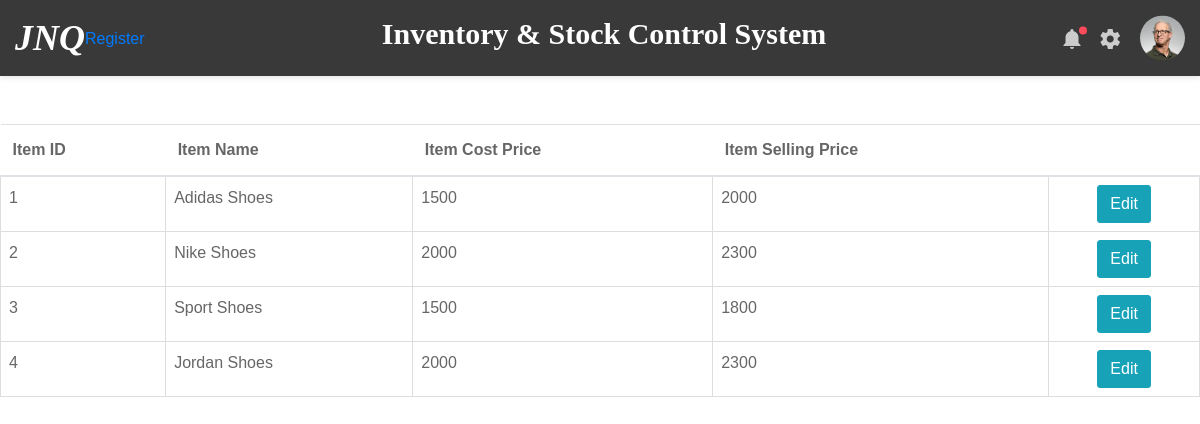
The app's page /view_items, older data.
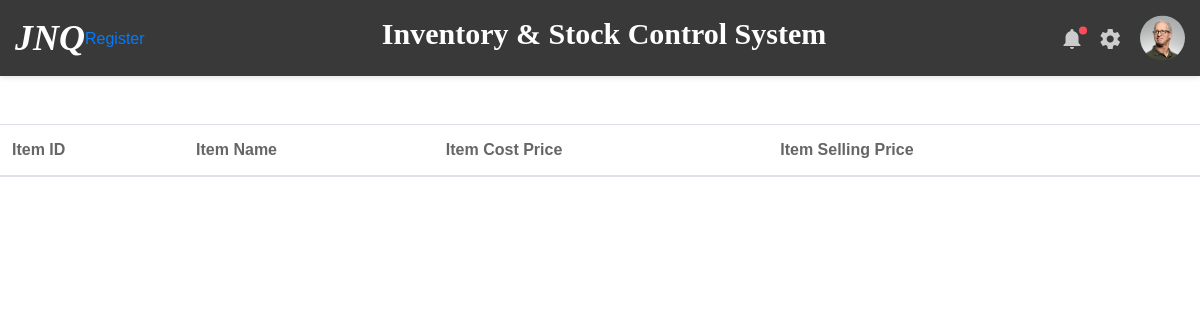
The same page, newer data.
### inventory/models.py (models this page shows)
class Item(db.Model):
    id = db.Column(db.Integer, primary_key=True)
    item_name = db.Column(db.String(100), nullable=False)
    item_cost_price = db.Column(db.Integer, nullable=False)
    item_selling_price = db.Column(db.Integer, nullable=False)
    date_added = db.Column(db.DateTime, default=datetime.now())
    stores = db.relationship('StoreItem', back_populates='item')
    shops = db.relationship('ShopItem', back_populates='item')

### inventory/routes.py (the view)
@app.route('/view_items', methods=['GET', 'POST'])
def view_items():
    items = Item.query.all()
    return render_template('view_items.html', items=items)

### inventory/templates/view_items.html
{% extends 'layout.html' %}
{% block content %}
    <table class="table table-hover table-condensed">
      <thead>
        <tr>
          <th>Item ID</th>
          <th>Item Name</th>
          <th>Item Cost Price</th>
          <th>Item Selling Price</th>
          <th></th>
        </tr>
      </thead>
      <tbody>
        {% for item in items %}
          <tr>
              <td>{{ item.id }}</td>
              <td>{{ item.item_name }}</td>
              <td>{{ item.item_cost_price }}</td>
              <td>{{ item.item_selling_price }}</td>
              <td class="text-center"><button class="btn btn-info">Edit</button></td>
          </tr>
        {% endfor %}
      </tbody>
    </table>
{% endblock content%}

Row changes from the older to the newer data that the page shows:
removed Item: id "1", item_name "Adidas Shoes", item_cost_price "1500", item_selling_price "2000"
removed Item: id "2", item_name "Nike Shoes", item_cost_price "2000", item_selling_price "2300"
removed Item: id "3", item_name "Sport Shoes", item_cost_price "1500", item_selling_price "1800"
removed Item: id "4", item_name "Jordan Shoes", item_cost_price "2000", item_selling_price "2300"
